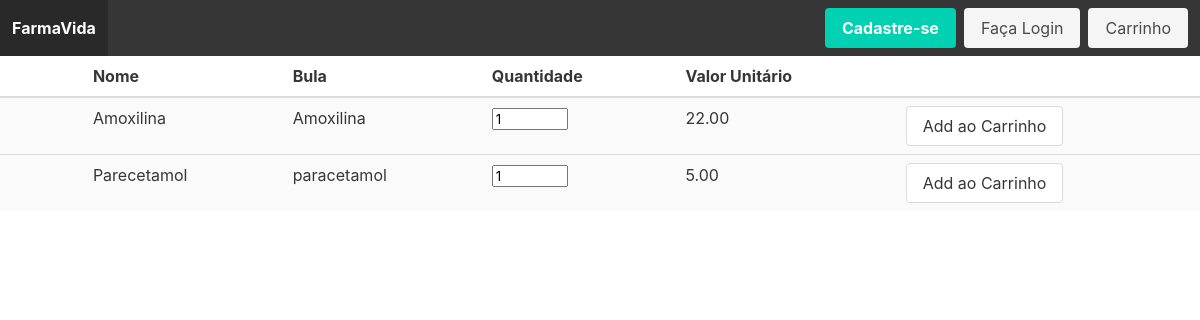
The page /pages/index.php on the database its author committed.
### tables this page shows
CREATE TABLE `medicamento` (
  `id_medicamento` int(11) NOT NULL,
  `nome` varchar(450) DEFAULT NULL,
  `bula` text DEFAULT NULL,
  `quantidade` int(11) DEFAULT NULL,
  `valor` double DEFAULT NULL,
  `status` tinyint(4) DEFAULT NULL
);

### dao/daoMedicamento.class.php (called while the page is built, shortened)
<?php
    require_once "../class/medicamento.class.php";
    class DaoMedicamento{
        public function selectAll(){
            $conexao = new Conexao();
            $con = $conexao->connectDB();
            $sql = "SELECT * FROM `medicamento` ORDER BY `nome` ASC";
            $result = $con->query($sql);
            if(($result->num_rows) > 0){
                $return = array();
                while($row = $result->fetch_assoc()){
                    $medicamento = new Medicamento();
                    $medicamento->setId($row['id_medicamento']);
                    $medicamento->setNome($row['nome']);
                    $medicamento->setBula($row['bula']);
                    $medicamento->setQuantidade($row['quantidade']);
                    $medicamento->setValor($row['valor']);
                    $medicamento->setStatus($row['status']);
                    array_push($return, $medicamento);
                }
            }
            return $return;
        }
    }
?>

### class/medicamento.class.php (called while the page is built, shortened)
<?php
    class Medicamento{
        private $nome;
        private $bula;
        private $quantidade;
        private $valor;
        private $status;
        public function getNome(){
            return $this->nome;
        }
        public function setNome($nome){
            $this->nome = $nome;
        }
        public function getBula(){
            return $this->bula;
        }
        public function setBula($bula){
            $this->bula = $bula;
        }
        public function getQuantidade(){
            return $this->quantidade;
        }
        public function setQuantidade($quantidade){
            $this->quantidade = $quantidade;
        }
        public function getValor(){
            return $this->valor;
        }
        public function setValor($valor){
            $this->valor = $valor;
        }
        public function getStatus(){
            return $this->status;
        }
        public function setStatus($status){
            $this->status = $status;
        }
    }
?>

### pages/index.php (the view, shortened to what this page needs)
<?php
require_once "../dao/daoUsuario.class.php";
require_once "../class/medicamento.class.php";
require_once "../dao/daoMedicamento.class.php";
?>
<!DOCTYPE html>
<html>
    <head>
        <link rel="stylesheet" href="https://cdnjs.cloudflare.com/ajax/libs/bulma/0.7.5/css/bulma.min.css">
    </head>
    <body>
        <nav class="navbar is-dark " role="navigation" aria-label="main navigation">
            <div class="navbar-brand">
                <a class="navbar-item text-centered" href="index.php"><strong>FarmaVida</strong></a>
            </div>
            <div id="navbarBasicExample" class="navbar-menu">
                <div class="navbar-end">
                    <div class="navbar-item">
                        <?php
                            if(isset($_SESSION['login'])){
                                if(unserialize($_SESSION['login'])->getStatus() == 0){
                                    echo"<div class='navbar-item has-dropdown is-hoverable'>
                                        <a class='navbar-link'>".unserialize($_SESSION['login'])->getNome()."</a>
                                        <a class='button is-light' href='carrinho.php'>Carrinho</a>
                                        <div class='navbar-dropdown'>
                                            <a class='navbar-item' href='atualizarUser.php?id=".unserialize($_SESSION['login'])->getId()."'>Atualizar Dados</a>
                                            <hr class='navbar-divider'>
                                            <a class='navbar-item' href='sair.php'>Sair</a>
                                        </div>
                                    </div>";
                                }else{
                                    echo"<div class='navbar-item has-dropdown is-hoverable'>
                                        <a class='navbar-link'>".unserialize($_SESSION['login'])->getNome()."</a>
                                        <a class='button is-light' href='carrinho.php'>Carrinho</a>
                                        <div class='navbar-dropdown'>
                                            <a class='navbar-item' href='farmacia.php'>Consultar Farmácias</a>
                                            <a class='navbar-item' href='medicamento.php'>Consultar Medicamento</a>
                                            <a class='navbar-item' href='pagamento.php'>Consultar Formas de Pagamento</a>
                                            <a class='navbar-item' href='usuario.php'>Consultar Usuários</a>
                                            <hr class='navbar-divider'>
                                            <a class='navbar-item' href='sair.php'>Sair</a>
                                        </div>
                                    </div>";
                                }
                            }else{
                                echo "<div class='buttons'>
                                    <a class='button is-primary' href='cadastroUser.php'><strong>Cadastre-se</strong></a>
                                    <a class='button is-light' href='login.php'>Faça Login</a>
                                    <a class='button is-light' href='carrinho.php'>Carrinho</a>
                                </div>";
                            }
                        ?>
                    </div>
                </div>
            </div>
        </nav>
        <table class="table is-striped is-hoverable is-fullwidth">
            <thead>
                <tr>
                    <th></th>
                    <th></th>
                    <th>Nome</th>
                    <th>Bula</th>
                    <th>Quantidade</th>
                    <th>Valor Unitário</th>
                    <th></th>
                </tr>
            </thead>
            <tbody>
                <?php
                    $daoMed = new DaoMedicamento();
                    $medicamento = $daoMed->selectAll();
                    foreach($medicamento as $key => $m){
                        if($m->getStatus() == 0){
                            $key++;
                        }else{
                            $valor = number_format($m->getValor(), 2);
                            echo"<form method='POST'>
                                <tr>
                                    <td></td>
                                    <td></td>
                                    <td>{$m->getNome()}</td>
                                    <td>{$m->getBula()}</td>
                                    <td>
                                        <input type='number' name='qnt' value='1' max='{$m->getQuantidade()}' min='0'>
                                    </td>
                                    <td>{$valor}</td>
                                    <input type='hidden' name='idmedicamento' value='{$m->getId()}'>
                                    <input type='hidden' name='valor' value='{$valor}'>
                                    <td>
                                        <button class='button' name='add'>Add ao Carrinho</button>
                                    </td>
                                </tr>
                            </form>";
                        }
                    }
                ?>
            </tbody>
        </table>
    </body>
</html>

### rows shown on the page
medicamento: nome "Amoxilina", bula "Amoxilina", valor "22.00"
medicamento: nome "Parecetamol", bula "paracetamol", valor "5.00"
